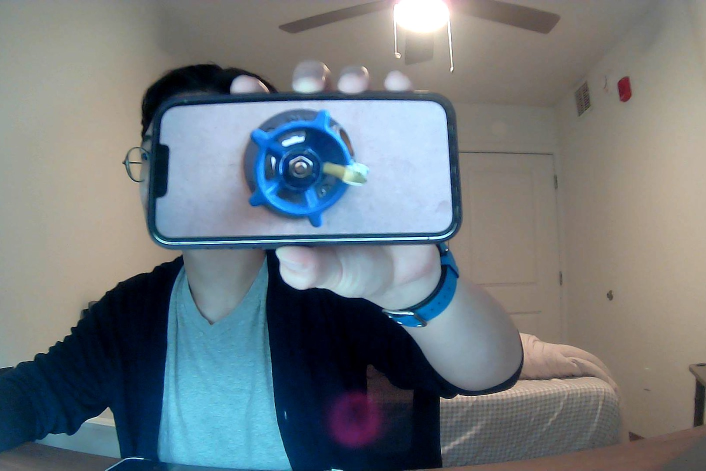
#> input picture depth&angle_finder/templates/test.jpg, 1412 x 941 px, given in place of the camera (shown at 1/2 size)
$ python template_matching.py
#> lines starting #> are read from the running program, lines starting #| are printed output that depends on the picture; after the words box and inside, x2 and y2 are one past the last pixel; in counts of white or black regions, pixels touching at a corner belong together; long printed decimals are rounded
import cv2 as cv2
from os.path import join
import numpy as np

folder_path = "templates"

def valvesFinder(coef, pow, radius, frame, type):
    tempelate = join(folder_path, "small_valve_template-canny.png")
    original = frame

    # reads image
    template = cv2.imread(tempelate)

    # converts to gray-scale
    img_gray = cv2.cvtColor(frame, cv2.COLOR_BGR2GRAY)
    template_gray = cv2.cvtColor(template, cv2.COLOR_BGR2GRAY)

    # binary
    _, img_binary = cv2.threshold(img_gray, 60, 255, cv2.THRESH_BINARY)
    _, template_binary = cv2.threshold(template_gray, 60, 255, cv2.THRESH_BINARY)

    # clean-up
    for i in range(1):
        img_binary = cv2.erode(img_binary, None)
    for i in range(1):
        img_binary = cv2.dilate(img_binary, None)

    # finds contours in the image and the template
    img_binary = cv2.bitwise_not(img_binary)
    temp_binary = cv2.bitwise_not(template_binary)
    cont_img, _ = cv2.findContours(img_binary, cv2.RETR_TREE, cv2.CHAIN_APPROX_SIMPLE)
    cont_temp, _ = cv2.findContours(temp_binary, cv2.RETR_TREE, cv2.CHAIN_APPROX_SIMPLE)

    # matches the objects in the image with the template
    defect = []
    for i in range(len(cont_img)):
        ctr = cont_img[i]
        dist = cv2.matchShapes(ctr, cont_temp[0], cv2.CONTOURS_MATCH_I2, 0)
        print(dist)

        if dist < 10: # threshold for defect
            defect.append(ctr)

    results = np.ones(frame.shape)
    cv2.drawContours(results, defect, -1, (0,0,255), cv2.FILLED) # draws defects
    cv2.drawContours(frame, defect, -1, (0,0,255), cv2.FILLED) # draws defects
    results = results.astype(np.uint8)
    results = cv2.cvtColor(results, cv2.COLOR_BGR2GRAY)

    # [24 lines of commented-out code are left out]
    circles = cv2.HoughCircles(results, cv2.HOUGH_GRADIENT, dp=1.2, minDist=2000, param1=10, param2=50, minRadius=80, maxRadius=250)
    if circles is not None:
        circles = np.round(circles[0, :]).astype("int")
        for (x, y, r) in circles:
            cv2.circle(original, (x,y), r, (0,255,0), 4) # draws circle
            cv2.rectangle(original, (x-5, y-5), (x+5, y+5), (0,128,255), -1) # draws circle center
            x = round(x, 2)
            y = round(y, 2)
            print("Circle Center: ({}, {})".format(x, y))
            # [14 lines of commented-out code are left out]
    cv2.imshow('Circular Valve', original)
    cv2.imshow('Circular Valve', frame)


def main():
    target = 'small valve'

    cap = cv2.VideoCapture(1)
    if not cap: print("!!!Failed VideoCapture: invalid camera source!!!")

    while(True):
        _, frame = cap.read()
#> frame is the input picture: shape (941, 1412, 3); mean B, G, R 126.1, 120.8, 112.1

        # [7 lines of commented-out code are left out]

        norm = np.zeros(frame.shape)
        frame = cv2.normalize(frame, norm, 0, 255, cv2.NORM_MINMAX)
        hsv = cv2.cvtColor(frame, cv2.COLOR_BGR2HSV)
#> hsv: shape (941, 1412, 3); mean H, S, V 61.4, 83.1, 136.6
        h, s, v = cv2.split(hsv)
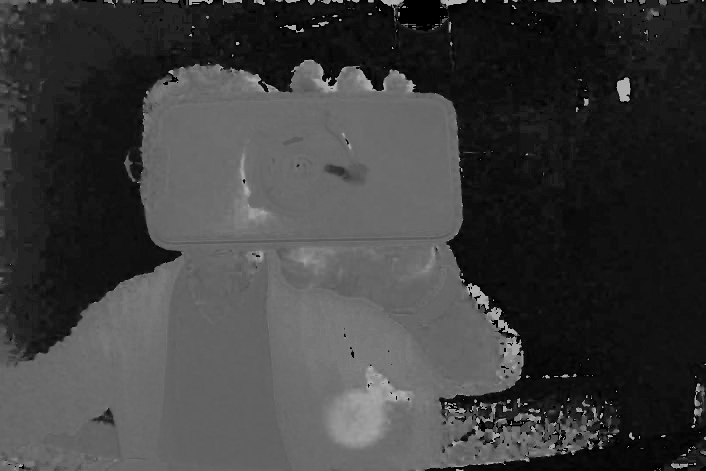
#> h: shape (941, 1412) (shown at 1/2 size); min 0, max 179, mean 61.4
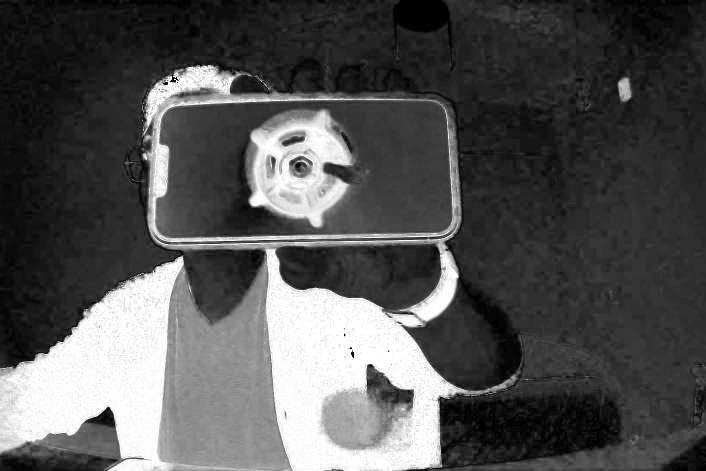
#> s: shape (941, 1412) (shown at 1/2 size); min 0, max 255, mean 83.1

        # plt.hist(v_cor.ravel(), 256, [0, 256])
        # plt.show()

        if type(frame) == type(None):
            print("!!!Couldn't read frame!!!")
            break

        if target == 'small valve':
            coef = 2951.8
            pow = -0.608
            radius = 2.25
            valvesFinder(coef, pow, radius, frame, target)
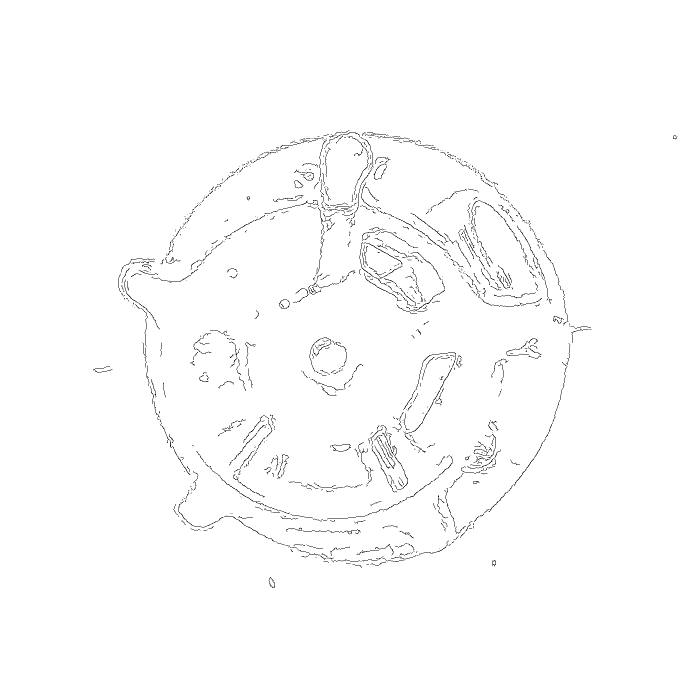
#> input picture depth&angle_finder/templates/small_valve_template-canny.png, 1376 x 1376 px (shown at 1/2 size)
#> in valvesFinder, template is the input picture: shape (1376, 1376, 3); 98.9% white; black in thin lines or dots, all inside (x1, y1, x2, y2) = (186, 261, 1355, 1176)
#> in valvesFinder, `_, img_binary = cv2.threshold(img_gray, 60, 255, cv2.THRESH_BINARY)`: img_binary: shape (941, 1412); 82% white; 332 black regions (290 under 20 px), largest, box (x1, y1, x2, y2) and area: (525, 497, 1047, 941) 111816, (0, 509, 368, 941) 84556, (283, 128, 922, 627) 30863
#> the loop in valvesFinder, `for i in range(1):` made 1 pass
#> pass 1, in valvesFinder, `img_binary = cv2.dilate(img_binary, None)`:
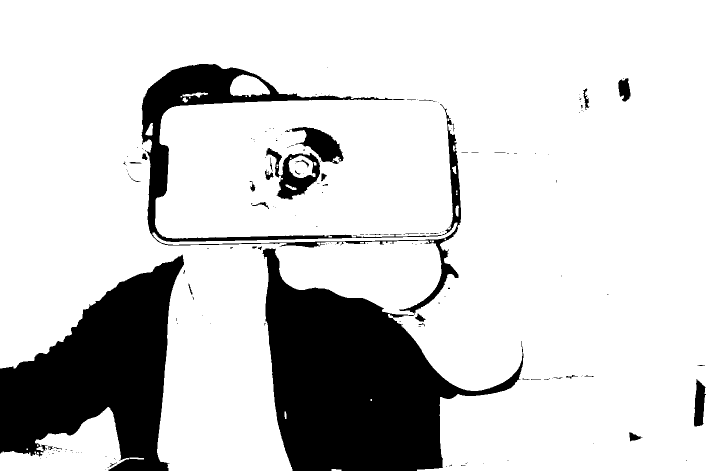
#> img_binary: shape (941, 1412) (shown at 1/2 size); 81.7% white; 170 black regions (133 under 20 px), largest, box (x1, y1, x2, y2) and area: (283, 128, 1047, 941) 145333, (0, 509, 368, 941) 84966, (532, 296, 640, 399) 4232
#> in valvesFinder, `temp_binary = cv2.bitwise_not(template_binary)`:
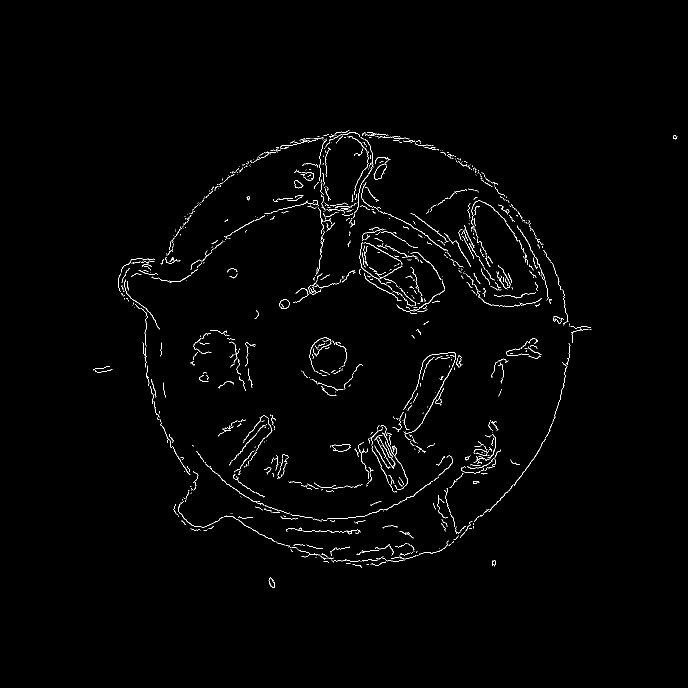
#> temp_binary: shape (1376, 1376) (shown at 1/2 size); 1.1% white in thin lines or dots, all inside (x1, y1, x2, y2) = (186, 261, 1355, 1176)
#> in valvesFinder, `cont_img, _ = cv2.findContours(img_binary, cv2.RETR_TREE, cv2.CHAIN_AP..`: cont_img = 208 contours, 169 with area under 20; largest, box (x1, y1, x2, y2) and area: (283, 128, 1047, 941) 149484, (0, 509, 368, 941) 84330, (532, 296, 640, 399) 5888, (304, 444, 916, 491) 4260, (570, 254, 688, 328) 3380
#> in valvesFinder, `cont_temp, _ = cv2.findContours(temp_binary, cv2.RETR_TREE, cv2.CHAIN_..`: cont_temp = 1281 contours, 1249 with area under 20; largest, box (x1, y1, x2, y2) and area: (558, 598, 579, 618) 288, (558, 598, 579, 618) 277, (809, 736, 904, 869) 72, (821, 427, 897, 486) 38, (434, 947, 528, 1011) 38
#> the loop in valvesFinder, `for i in range(len(cont_img)):` made 208 passes
#> (ctr, dist) on passes 1 to 3: ([[211, 938]], 1.8e+308), ([[215, 935], [217, 935]], 1.8e+308), ([[892, 932], [893, 932]], 1.8e+308)
#| 1.7976931348623157e+308
#| 1.7976931348623157e+308
#| 1.7976931348623157e+308
#| 17.344
#| 17.384
#| 1.7976931348623157e+308
#| 17.344
#| 20.459
#> (further printed lines are left out)
#> after the loop in valvesFinder, `for i in range(len(cont_img)):`: defect = 29 contours, 25 with area under 20; largest, box (x1, y1, x2, y2) and area: (568, 822, 574, 839) 69, (719, 483, 729, 488) 34, (656, 471, 665, 476) 30, (894, 236, 899, 243) 22
#> in valvesFinder, `cv2.drawContours(frame, defect, -1, (0,0,255), cv2.FILLED)`:
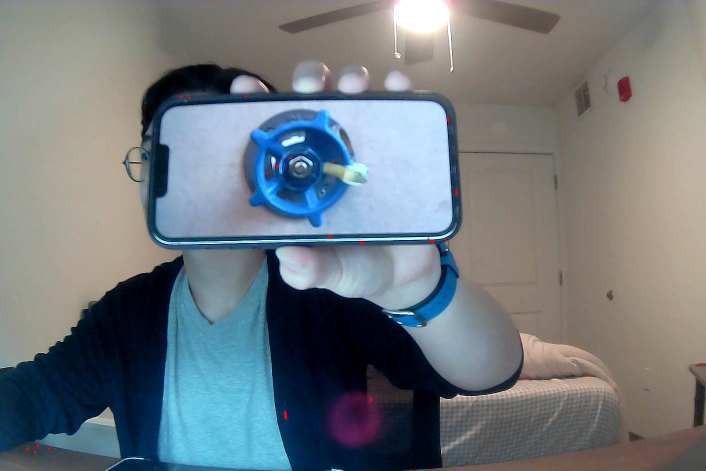
#> frame: shape (941, 1412, 3) (shown at 1/2 size); 0.05% of pixels changed, all inside (x1, y1, x2, y2) = (52, 190, 1410, 907)
#> in valvesFinder, `results = cv2.cvtColor(results, cv2.COLOR_BGR2GRAY)`:
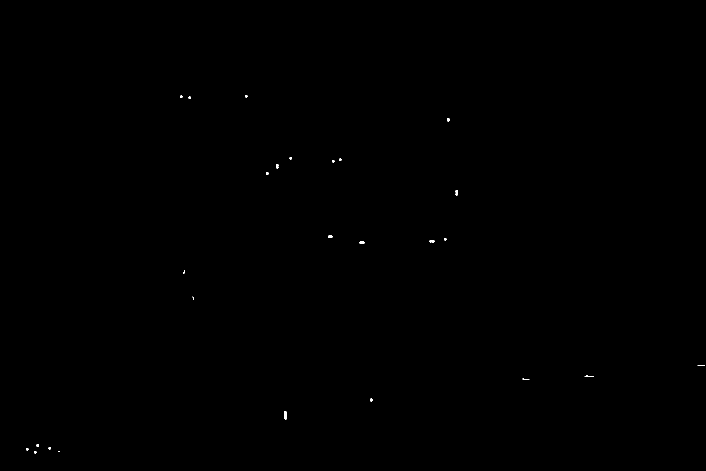
#> results: shape (941, 1412) (shown at 1/2 size); values 1 (black) and 76 (white), 0.05% white; 26 white regions (4 under 20 px), largest, box (x1, y1, x2, y2) and area: (568, 822, 574, 839) 88, (911, 380, 916, 391) 47, (719, 483, 729, 488) 46
#> in valvesFinder, `circles = cv2.HoughCircles(results, cv2.HOUGH_GRADIENT, dp=1.2, minDis..`: circles = None
        elif target == 'large valve':
            coef = 3025.7
            pow = -0.617
            radius = 5
            valvesFinder(coef, pow, radius, frame, target)
        elif target == "lever":
            coef = 1034.7
            pow = -0.548
            W = 1.8
            L = 6
            #leverRect(coef, pow, W, L, frame, target)
        elif target == "small switch":
            coef = 1934.7
            pow = -0.548
            W = 4
            L = 8
            #leverRect(coef, pow, W, L, frame, target)
        elif target == "large switch":
            coef = 1934.7
            pow = -0.548
            W = 0.8
            L = 3.2
            #leverRect(coef, pow, W, L, frame, target)
        else:
            print("!!!Wrong Target!!!")
            break

        key = cv2.waitKey(1) & 0xFF
#> (key q is pressed here)
        if key == ord("q"): break

    cap.release()
    cv2.destroyAllWindows()

if __name__ == "__main__":
    main()
